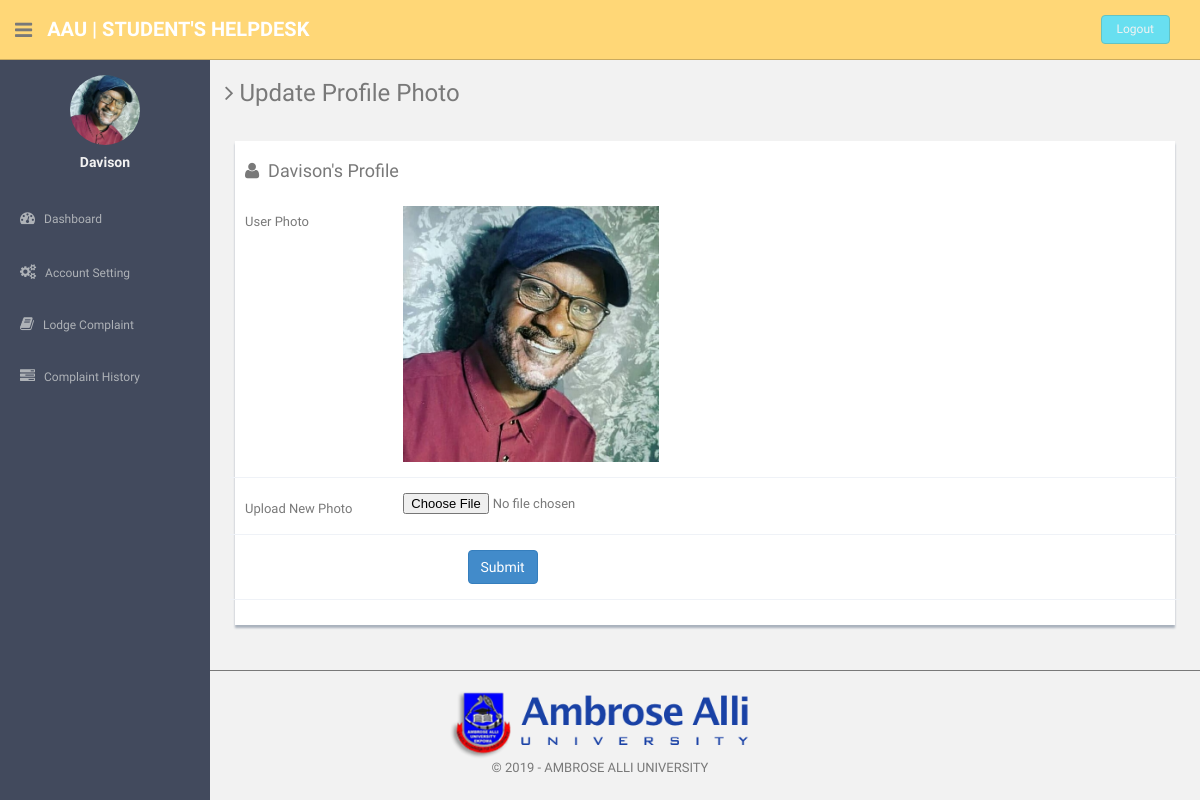
The page /users/update-image.php (signed in) on the database its author committed.
### tables this page shows
CREATE TABLE IF NOT EXISTS `users` (
  `id` int(11) NOT NULL AUTO_INCREMENT,
  `fullName` varchar(255) DEFAULT NULL,
  `userEmail` varchar(255) DEFAULT NULL,
  `password` varchar(255) DEFAULT NULL,
  `contactNo` bigint(11) DEFAULT NULL,
  `address` tinytext,
  `State` varchar(255) DEFAULT NULL,
  `country` varchar(255) DEFAULT NULL,
  `pincode` int(6) DEFAULT NULL,
  `userImage` varchar(255) DEFAULT NULL,
  `updationDate` timestamp NULL DEFAULT '0000-00-00 00:00:00' ON UPDATE CURRENT_TIMESTAMP,
  `status` int(1) DEFAULT NULL,
  PRIMARY KEY (`id`)
);

### users/update-image.php (the view, shortened to what this page needs)
<?php
include('favicon.php');
include('includes/config.php');
if(strlen($_SESSION['login'])==0)
  {
header('location:index.php');
}
else{
?>
<!DOCTYPE html>
<html lang="en">
  <head>
    <link href="assets/css/bootstrap.css" rel="stylesheet">
    <link href="assets/font-awesome/css/font-awesome.css" rel="stylesheet" />
    <link rel="stylesheet" type="text/css" href="assets/js/bootstrap-datepicker/css/datepicker.css" />
    <link rel="stylesheet" type="text/css" href="assets/js/bootstrap-daterangepicker/daterangepicker.css" />
    <link href="assets/css/style.css" rel="stylesheet">
    <link href="assets/css/style-responsive.css" rel="stylesheet">
  </head>
  <body>
  <section id="container" >
     <?php include("includes/header.php");?>
      <?php include("includes/sidebar.php");?>
      <section id="main-content">
          <section class="wrapper">
          	<h3><i class="fa fa-angle-right"></i> Update  Profile Photo</h3>
          	<div class="row mt">
          		<div class="col-lg-12">
                  <div class="form-panel">
 <?php $query=mysqli_query($con,"select * from users where userEmail='".$_SESSION['login']."'");
 while($row=mysqli_fetch_array($query))
 {
 ?>
  <h4 class="mb"><i class="fa fa-user"></i>&nbsp;&nbsp;<?php echo htmlentities($row['fullName']);?>'s Profile</h4>
                      <form class="form-horizontal style-form" enctype="multipart/form-data"  method="post" name="profile" >
<div class="form-group">
<label class="col-sm-2 col-sm-2 control-label">User Photo</label>
<div class="col-sm-4">
<?php $userphoto=$row['userImage'];
if($userphoto==""):
?>
<img src="userimages/noimage.png" width="256" height="256" >
<?php else:?>
	<img src="userimages/<?php echo htmlentities($userphoto);?>" width="256" height="256">
<?php endif;?>
</div>
</div>
<div class="form-group">
<label class="col-sm-2 col-sm-2 control-label">Upload New Photo</label>
<div class="col-sm-4">
<input type="file" name="image"  required />
</div>
</div>
<?php } ?>
                          <div class="form-group">
                           <div class="col-sm-10" style="padding-left:25% ">
<button type="submit" name="submit" class="btn btn-primary">Submit</button>
</div>
</div>
                          </form>
                          </div>
                          </div>
                          </div>
		</section>
      </section>
    <?php include("includes/footer.php");?>
  </section>
  </body>
</html>
<?php } ?>

### users/includes/sidebar.php (shortened to what this page needs)
<aside>
          <div id="sidebar"  class="nav-collapse ">
              <ul class="sidebar-menu" id="nav-accordion">
                              <?php $query=mysqli_query($con,"select fullName,userImage from users where userEmail='".$_SESSION['login']."'");
 while($row=mysqli_fetch_array($query))
 {
 ?>
                  <p class="centered"><a href="profile.php">
<?php $userphoto=$row['userImage'];
if($userphoto==""):
?>
<img src="userimages/noimage.png"  class="img-circle" width="70" height="70" >
<?php else:?>
  <img src="userimages/<?php echo htmlentities($userphoto);?>" class="img-circle" width="70" height="70">
<?php endif;?>
</a>
</p>
                  <h5 class="centered"><?php echo htmlentities($row['fullName']);?></h5>
                  <?php } ?>
                  <li class="mt">
                      <a href="dashboard.php">
                          <i class="fa fa-dashboard"></i>
                          <span>Dashboard</span>
                      </a>
                  </li>
                  <li class="sub-menu">
                      <a href="javascript:;" >
                          <i class="fa fa-cogs"></i>
                          <span>Account Setting</span>
                      </a>
                  </li>
                  <li class="sub-menu">
                      <a href="register-complaint.php" >
                          <i class="fa fa-book"></i>
                          <span>Lodge Complaint</span>
                      </a>
                    </li>
                  <li class="sub-menu">
                      <a href="complaint-history.php" >
                          <i class="fa fa-tasks"></i>
                          <span>Complaint History</span>
                      </a>
                  </li>
              </ul>
          </div>
      </aside>

### users/assets/css/style.css (style rules this page uses)
body { color: #797979; background: #f2f2f2; font-family: 'Ruda', sans-serif; padding: 0px !important; margin: 0px !important; font-size:13px; }
ul li { list-style: none; }
a, a:hover, a:focus { text-decoration: none; outline: none; }
#container { width: 100%; height: 100%; }
.centered { text-align: center; }
.mt { margin-top: 25px; }
.mb { margin-bottom: 25px; }
#sidebar { width: 210px; height: 100%; position: fixed; background: #424a5d; }
#sidebar h5 { color: #f2f2f2; font-weight: 700; }
#sidebar ul li { position: relative; }
ul.sidebar-menu , ul.sidebar-menu li ul.sub { margin: -2px 0 0; padding: 0; }
ul.sidebar-menu { margin-top: 75px; }
ul.sidebar-menu li { margin-bottom: 5px; margin-left:10px; margin-right:10px; }
ul.sidebar-menu li.sub-menu { line-height: 15px; }
ul.sidebar-menu li a span { display: inline-block; }
ul.sidebar-menu li a { color: #aeb2b7; text-decoration: none; display: block; padding: 15px 0 15px 10px; font-size: 12px; outline: none; -webkit-transition: all 0.3s ease; -moz-transition: all 0.3s ease; -o-transition: all 0.3s ease; -ms-transition: all 0.3s ease; transition: all 0.3s ease; }
ul.sidebar-menu li a i { font-size: 15px; padding-right: 6px; }
#main-content { margin-left: 210px; }
.wrapper { display: inline-block; margin-top: 60px; padding-left: 15px; padding-right: 15px; padding-bottom: 15px; padding-top: 0px; width: 100%; }
.form-panel { background: #ffffff; margin: 10px; padding: 10px; box-shadow: 0px 3px 2px #aab2bd; text-align: left; }
label { font-weight: 400; }
.form-horizontal.style-form .form-group { border-bottom: 1px solid #eff2f7; padding-bottom: 15px; margin-bottom: 15px; }
@media (min-width: 768px) { .form-horizontal .control-label { text-align: left; } }

### rows shown on the page
users: userImage (picture), fullName "Davison"
